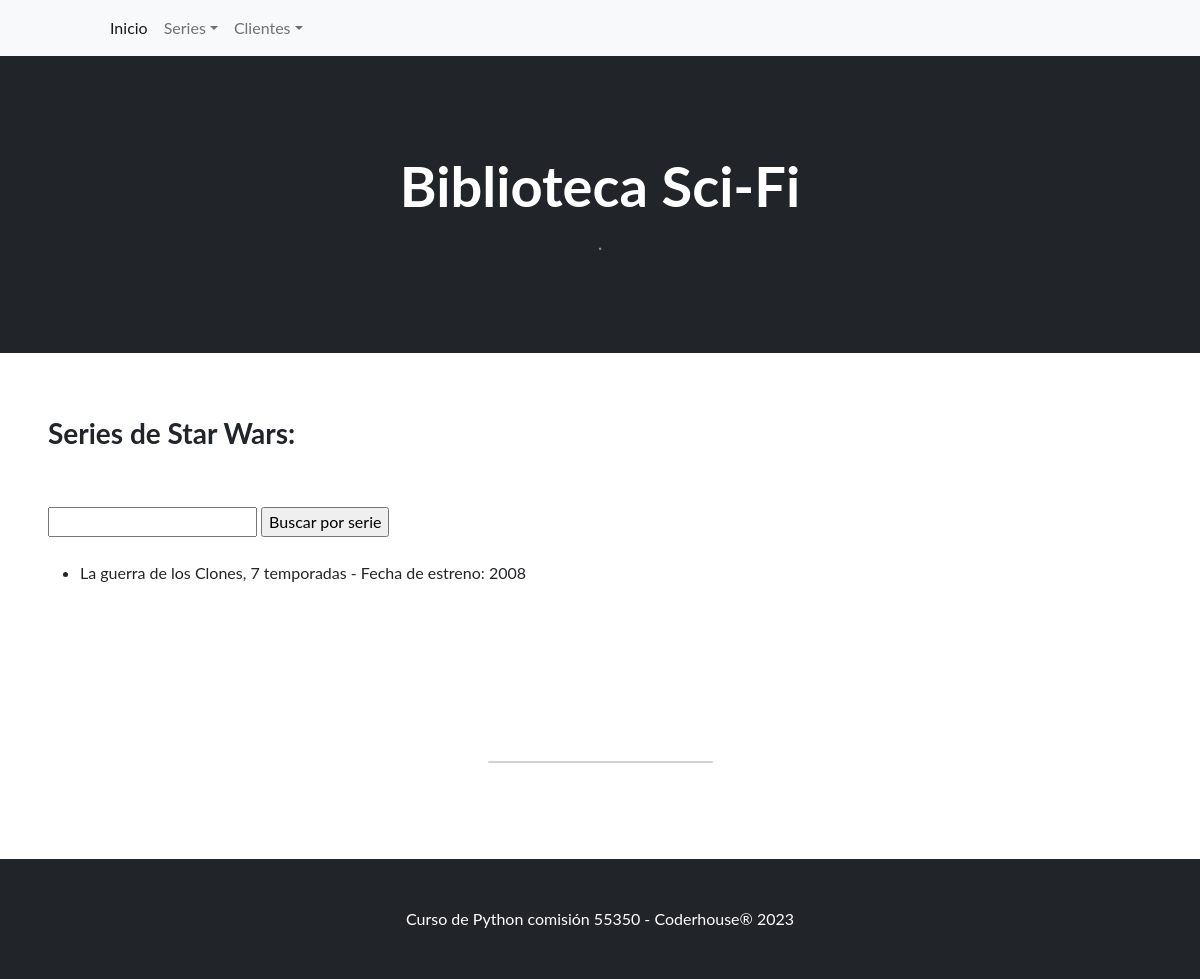
The app's page /series/star_wars/ with its own data.
### series/models.py (models this page shows, shortened)
class star_wars(models.Model):
    serie=models.CharField(max_length=60)
    temporadas= models.IntegerField()
    pilot= models.IntegerField()

### series/views.py (the view)
# urls.py: path('star_wars/', listar_sw, name= 'listar_sw'),
def listar_sw(request):
    contexto = {
        "star_wars" : star_wars.objects.all()
    }
    http_response = render(
    request=request,
    template_name= "series/star_wars.html",
    context=contexto,
    )
    return http_response

### series/templates/series/star_wars.html (shortened to what this page needs)
{% extends "base.html" %}
{% block contenido %}
  <h3>Series de Star Wars:</h3>
  <br><br>
    <form action="{% url 'buscar_wars' %}" method="post">
      <input type="text" name="busqueda">
      <input type="submit" value="Buscar por serie">
    </form>
  <br>
  <ul>
    {% for i in star_wars %}
    <li>
      {{i.serie}}, {{i.temporadas}} temporadas - Fecha de estreno: {{i.pilot}}
    </li>
    {% endfor %}
  </ul>
{% endblock contenido %}

### records on screen
star_wars: serie "La guerra de los Clones", temporadas "7", pilot "2008"
